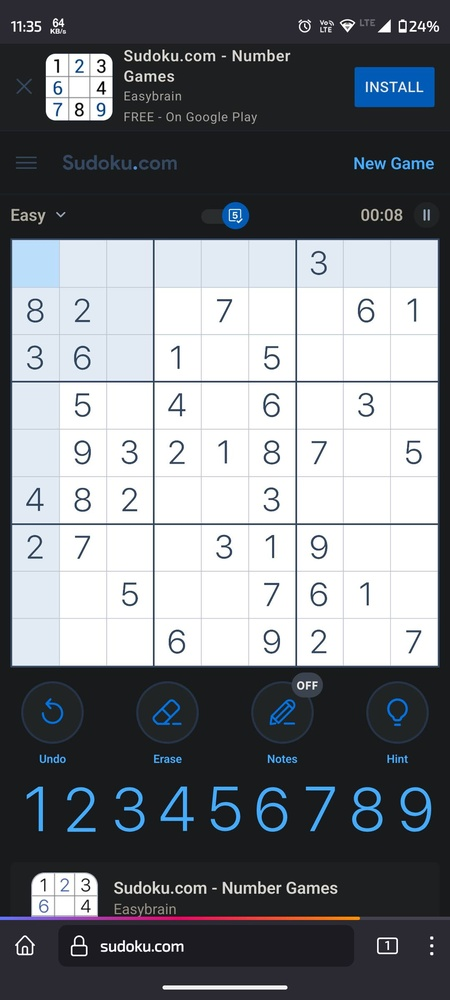
#> input picture 2022/09_September/img3.jpg, 450 x 1000 px, shrunk from 1080 x 2400 before the run, given in place of noise.png, which was not available
$ jupyter execute filter.ipynb   (text cells are left out)
#> lines starting #> are read from the running program, lines starting #| are printed output that depends on the picture; after the words box and inside, x2 and y2 are one past the last pixel; in counts of white or black regions, pixels touching at a corner belong together; pictures that were not available may be replaced by others from this repository, and a replacement may not be noted
[cell 1]
import cv2
from numpy import *
img=cv2.imread('noise.png',-1)
#> img is the input picture: shape (1000, 450, 3); mean B, G, R 128.1, 123.1, 119.6
kernal=ones([4,4],float32)/16
dst=cv2.filter2D(img,-1,kernal)
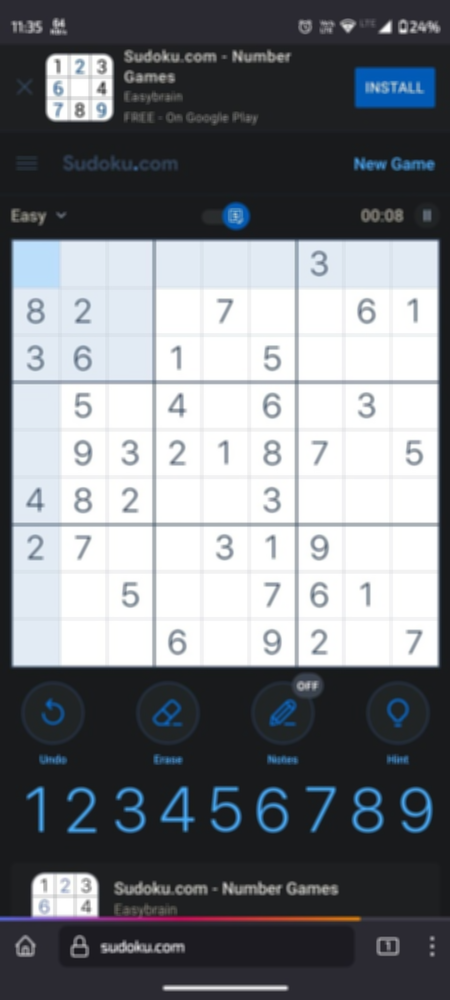
#> dst: shape (1000, 450, 3); mean B, G, R 128.1, 123.1, 119.6
blur=cv2.blur(img,(5,5))
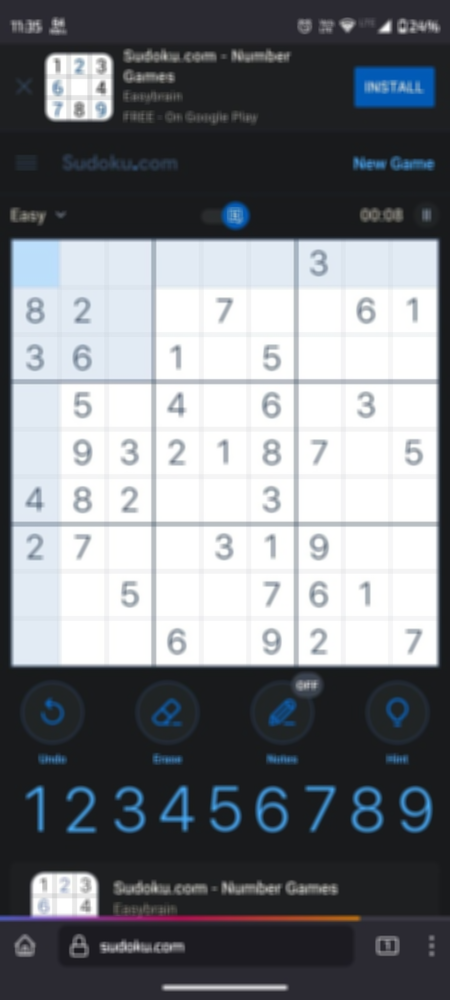
#> blur: shape (1000, 450, 3); mean B, G, R 128.1, 123.1, 119.6
gblur=cv2.GaussianBlur(img,(5,5),0)
median=cv2.medianBlur(img,5)
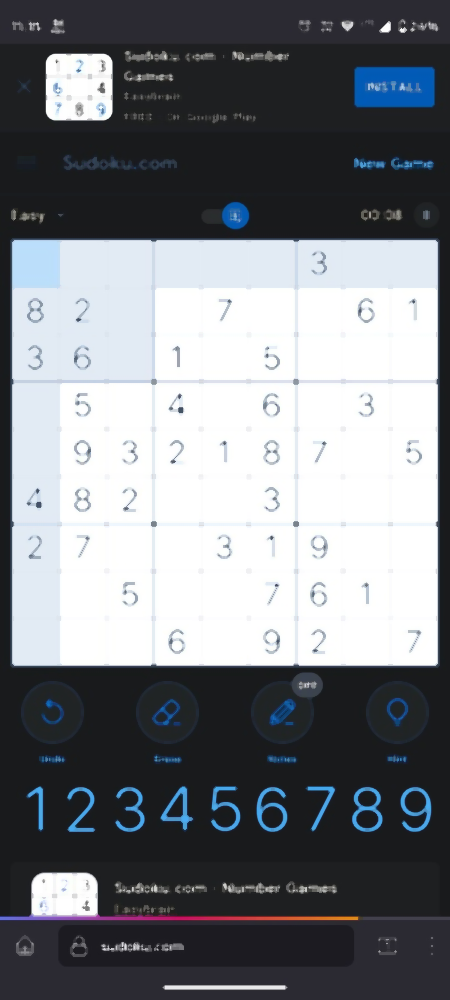
#> median: shape (1000, 450, 3); mean B, G, R 129.5, 124.6, 121.3
bfilter=cv2.bilateralFilter(img,9,75,75)
titles=['original','2d convolution','blur','gussian blur','median','bilatral filter']
image=[img,dst,blur,gblur,median,bfilter]
for i in range(6):
    cv2.imshow(titles[i],image[i])
cv2.waitKey(0)
cv2.destroyAllWindows()

[cell 2]
img1=cv2.imread('img1.jpeg',1)
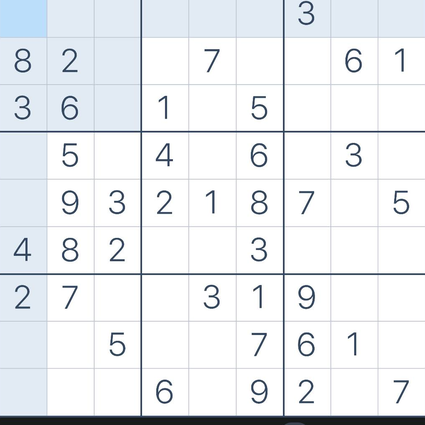
#> input picture 2022/09_September/img2.png, 425 x 425 px, shrunk from 1020 x 1020 before the run, given in place of img1.jpeg, which was not available
#> img1 is the input picture: shape (425, 425, 3); mean B, G, R 240, 236.7, 233.6
img2=cv2.imread('img2.jpeg',1)
diff=cv2.imread('logo.png',1)
gray=cv2.cvtColor(diff,cv2.COLOR_BGR2GRAY)
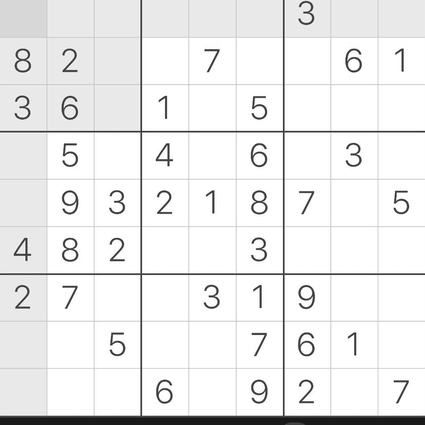
#> gray: shape (425, 425); min 22, max 255, mean 236.1
blur=cv2.GaussianBlur(gray,(5,5),0)
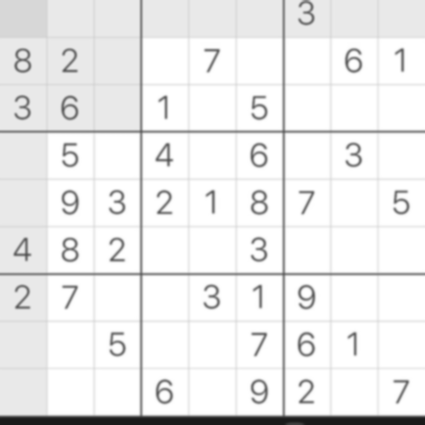
#> blur: shape (425, 425); min 26, max 255, mean 236.1
_,thresh=cv2.threshold(blur,50,255,cv2.THRESH_BINARY)
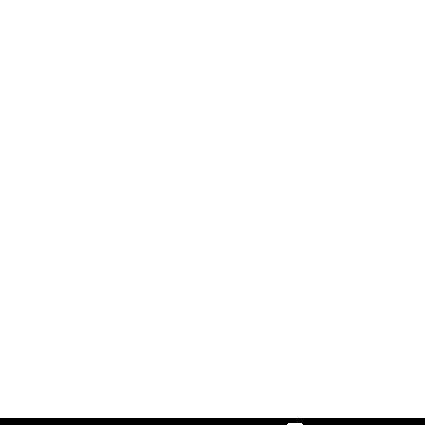
#> thresh: shape (425, 425); 98.4% white; 1 black region, box (x1, y1, x2, y2) and area: (0, 418, 425, 425) 2945
dilated=cv2.dilate(thresh,None,iterations=1)
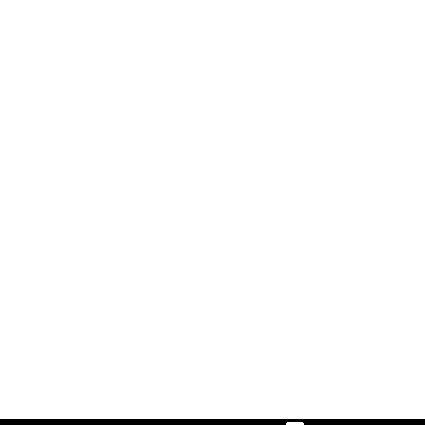
#> dilated: shape (425, 425); 98.6% white; 1 black region, box (x1, y1, x2, y2) and area: (0, 419, 425, 425) 2498
cv2.imshow('gray',gray)
cv2.imshow('blur',blur)
cv2.imshow('thresh',thresh)
cv2.imshow('dilated',dilated)
cv2.imshow('diff',diff)
cv2.waitKey(0)
cv2.destroyAllWindows()
